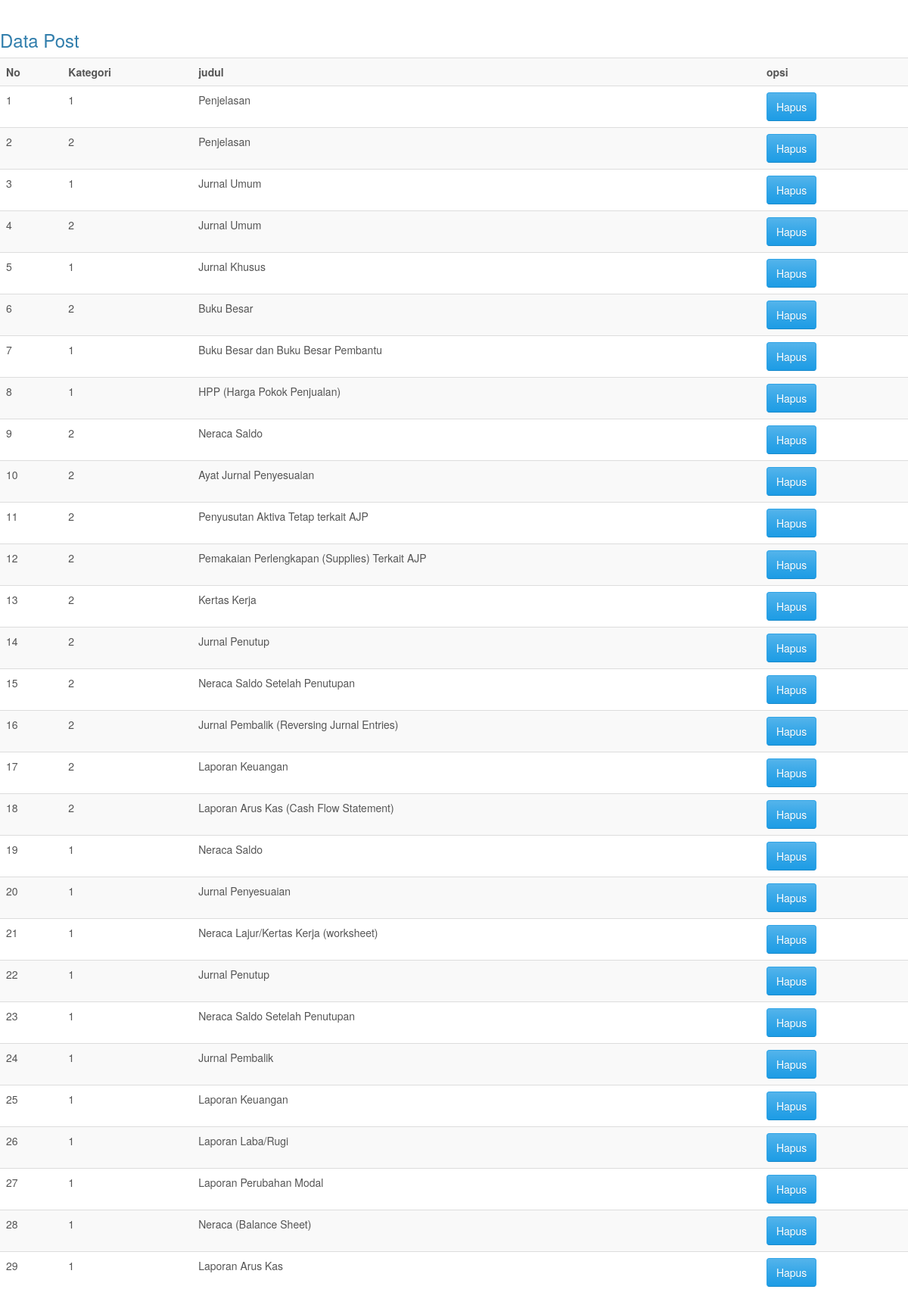
The page /tampil.php on the database its author committed.
### tables this page shows
CREATE TABLE `tbl_materi` (
  `id_materi` tinyint(10) NOT NULL,
  `id_kat` varchar(5) NOT NULL,
  `judul` varchar(60) NOT NULL,
  `isi_materi` text NOT NULL,
  `gambar` text NOT NULL
);

### tampil.php (the view, shortened to what this page needs)
<!DOCTYPE html>
<html>
<head>
    <link rel="stylesheet" href="assets/bootstrap/css/bootstrap.min.css">
    <link rel="stylesheet" href="assets/css/styles.css">
</head>
	<br/>
	<h3>Data Post</h3>
	<table class="table table-striped">
		<tr>
			<th>No</th>
			<th>Kategori</th>
			<th>judul</th>
			<th>opsi</th>
		</tr>
		<?php
		include "koneksi.php";
		$query_mysql = mysqli_query($koneksi, "SELECT * FROM tbl_materi order by id_materi asc")or die(mysqli_error());
		$nomor = 1;
		while($data = mysqli_fetch_array($query_mysql)){
		?>
		<tr>
			<td><?php echo $nomor++; ?></td>
			<td><?php echo $data['id_kat']; ?></td>
			<td><?php echo $data['judul']; ?></td>
			<td>
			<a href="hapus.php?id=<?php echo $data['id_materi']; ?>" class="btn btn-primary">Hapus</a>
			</td>
		</tr>
		<?php } ?>
	</table>

### rows shown on the page
tbl_materi: id_kat "1", judul "Penjelasan"
tbl_materi: id_kat "2", judul "Penjelasan"
tbl_materi: id_kat "1", judul "Jurnal Umum"
tbl_materi: id_kat "2", judul "Jurnal Umum"
tbl_materi: id_kat "1", judul "Jurnal Khusus"
tbl_materi: id_kat "2", judul "Buku Besar"
tbl_materi: id_kat "1", judul "Buku Besar dan Buku Besar Pembantu"
tbl_materi: id_kat "1", judul "HPP (Harga Pokok Penjualan)"
tbl_materi: id_kat "2", judul "Neraca Saldo"
tbl_materi: id_kat "2", judul "Ayat Jurnal Penyesuaian"
tbl_materi: id_kat "2", judul "Penyusutan Aktiva Tetap terkait AJP"
tbl_materi: id_kat "2", judul "Pemakaian Perlengkapan (Supplies) Terkait AJP"
tbl_materi: id_kat "2", judul "Kertas Kerja"
tbl_materi: id_kat "2", judul "Jurnal Penutup"
tbl_materi: id_kat "2", judul "Neraca Saldo Setelah Penutupan"
tbl_materi: id_kat "2", judul "Jurnal Pembalik (Reversing Jurnal Entries)"
tbl_materi: id_kat "2", judul "Laporan Keuangan"
tbl_materi: id_kat "2", judul "Laporan Arus Kas (Cash Flow Statement)"
tbl_materi: id_kat "1", judul "Neraca Saldo"
tbl_materi: id_kat "1", judul "Jurnal Penyesuaian"
tbl_materi: id_kat "1", judul "Neraca Lajur/Kertas Kerja (worksheet)"
tbl_materi: id_kat "1", judul "Jurnal Penutup"
tbl_materi: id_kat "1", judul "Neraca Saldo Setelah Penutupan"
tbl_materi: id_kat "1", judul "Jurnal Pembalik"
tbl_materi: id_kat "1", judul "Laporan Keuangan"
tbl_materi: id_kat "1", judul "Laporan Laba/Rugi"
tbl_materi: id_kat "1", judul "Laporan Perubahan Modal"
tbl_materi: id_kat "1", judul "Neraca (Balance Sheet)"
tbl_materi: id_kat "1", judul "Laporan Arus Kas"
